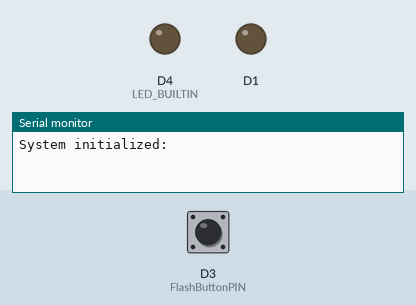
Bench run of a sketch on a simulated ESP8266 (NodeMCU). On the bench: output pins drawn as LEDs (lit = HIGH, except the on-board LED, lit = LOW), the last lines printed to the serial monitor. The inputs (shaded band) are chosen by the test bench; at power-on: D3 (FlashButtonPIN) HIGH.

Above: at 1.2 s.
1.3 s: D3 (FlashButtonPIN) pulled LOW for 0.15 s
At 2.0 s:
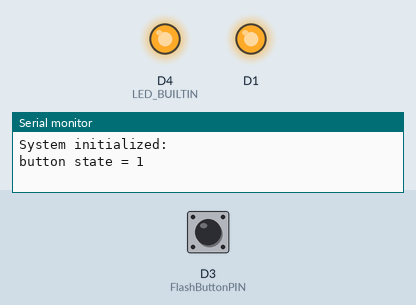
2.9 s: D3 (FlashButtonPIN) pulled LOW for 1 s
At 3.2 s:
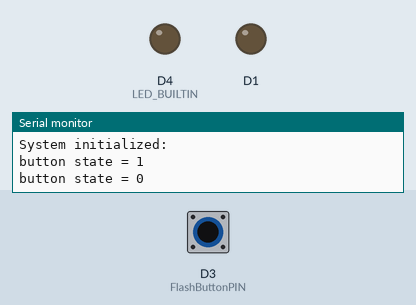
5.4 s: D3 (FlashButtonPIN) pulled LOW for 3.2 s
At 6.3 s:
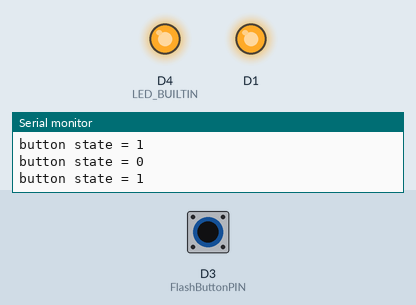
Timing chart, 0 to 8.4 s (numbered marks = the images above; inputs shaded):
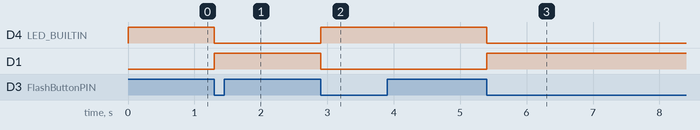

The sketch:

test-esp12f-button-int.ino
```cpp
#define FlashButtonPIN 0
volatile int dMode = 1;

bool state = false;
void IRAM_ATTR handleInterrupt() {
  state = !state;
  Serial.print("button state = ");
  Serial.println(state);
  digitalWrite(D1, state);
  digitalWrite(LED_BUILTIN, !state);
}

void setup() {
  Serial.begin(115200);
  Serial.println("\nSystem initialized:");

  pinMode(FlashButtonPIN, INPUT_PULLUP);
  pinMode(D1, OUTPUT);
  pinMode(LED_BUILTIN, OUTPUT);
  digitalWrite(D1, state);
  digitalWrite(LED_BUILTIN, !state);
  attachInterrupt(digitalPinToInterrupt(FlashButtonPIN), handleInterrupt, FALLING);
}

void loop() {
  delay(1000);
}
```

Measured:
- after the input at 1.3 s, D4 (LED_BUILTIN): HIGH → LOW at once; D1: LOW → HIGH at once
- after the input at 2.9 s, D4 (LED_BUILTIN): LOW → HIGH at once; D1: HIGH → LOW at once
- after the input at 5.4 s, D4 (LED_BUILTIN): HIGH → LOW at once; D1: LOW → HIGH at once
